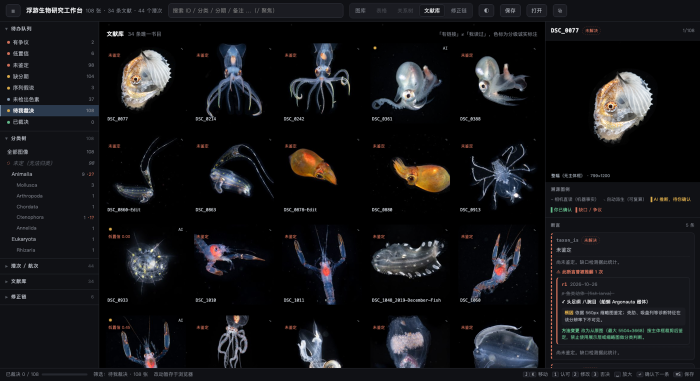
#> input picture workbench/diag_refs.png, 1400 x 761 px (shown at 1/2 size)
$ python -i kin_features.py   (imports and definitions only)
#> lines starting #> are read from the running program, lines starting #| are printed output that depends on the picture
#!/usr/bin/env python3
# -*- coding: utf-8 -*-
"""
kin_features.py — 形态判别的视觉特征（v2）

为什么重做特征（v1 的失败）
--------------------------
v1 用「色素色相直方图 0.42 + 亮度 0.22 + 占比 0.16 + 形态 0.20」，
实测聚出的 C06 簇 maxd=0.096（全场最低之一），却把螺壳、水母钟、带棘幼体、
章鱼四种完全不同的生物归到一起。根因：黑水照片里所有胶质生物都是
「黑底上的半透明白蓝」，颜色直方图高度雷同，0.42 的颜色权重压倒了形态差异。

v2 的判别核心：**轮廓半径函数的频谱**
从主体质心出发，按 72 个角度（每 5°）向外射线，记录最远前景距离 r(θ)，
归一化后做 DFT 取幅值谱。这个特征直接编码「有几条腕 / 几道棘 / 是否圆形」：
  * 章鱼八腕     → f=8 附近有大峰
  * 水母钟形     → 低频集中、高频弱（接近圆）
  * 带棘幼体     → 高频能量强（多个尖锐小峰）
  * 螺壳螺旋     → 频谱平缓但质心偏移大
幅值谱天然旋转不变，均值归一化天然尺度不变——正好匹配「同一生物不同角度」。

辅以：
  * Hu 矩 7 个（平移/尺度/旋转不变的形状不变量）
  * 欧拉数（孔洞数：螺壳与水母的腔、多毛类的体节间隙）
  * 凸包实度 solidity（腕展开 vs 紧凑壳体）
颜色权重降到 0.12，仅作辅助（色素型仍有分类学意义，但不能主导）。

⚠ 本脚本只产出特征与候选对，**不产出任何「同一生物」结论**。
结论由逐簇目视核验后写入 kinship.json。
"""

import json
import math
import os
import sys
from collections import defaultdict, deque

try:
    from PIL import Image
except ImportError:
    sys.exit("ERROR: 需要 PIL，请用系统 /usr/bin/python3 运行")

WB = "/Users/jialingcai/Documents/qwen-agent/NZKKxizmz2/default/plankton-workbench"
DETAIL_DIR = os.path.join(WB, "assets", "detail")
DERIVED = os.path.join(WB, "assets", "derived.json")
OUT = os.path.join(WB, "data", "kin_features.json")

SHAPE_PX = 128          # 形状分析采样边长（够用且快）
N_ANG = 72              # 半径函数采样角数（每 5°）
N_FREQ = 14             # 保留的频谱低频个数
W_RAD, W_HU, W_EULER, W_COLOR = 0.52, 0.22, 0.14, 0.12


# ---------------------------------------------------------------- 基础
def luma(r, g, b):
    return 0.299 * r + 0.587 * g + 0.114 * b


def rgb2hsv(r, g, b):
    mx, mn = max(r, g, b), min(r, g, b)
    v = mx / 255.0
    s = 0.0 if mx == 0 else (mx - mn) / mx
    if mx == mn:
        return 0.0, s, v
    dd = mx - mn
    if mx == r:
        h = ((g - b) / dd) % 6
    elif mx == g:
        h = (b - r) / dd + 2
    else:
        h = (r - g) / dd + 4
    return h * 60.0, s, v


def norm(v):
    s = sum(v)
    return [x / s for x in v] if s > 0 else [0.0] * len(v)


def largest_component(mask, w, h):
    """BFS 取最大连通分量，返回像素坐标集合。纯 Python，128×128 足够快。"""
    seen = [[False] * w for _ in range(h)]
    best = []
    for sy in range(h):
        for sx in range(w):
            if not mask[sy * w + sx] or seen[sy][sx]:
                continue
            comp = []
            q = deque([(sx, sy)])
            seen[sy][sx] = True
            while q:
                x, y = q.popleft()
                comp.append((x, y))
                for dx, dy in ((1, 0), (-1, 0), (0, 1), (0, -1),
                               (1, 1), (1, -1), (-1, 1), (-1, -1)):
                    nx, ny = x + dx, y + dy
                    if 0 <= nx < w and 0 <= ny < h and not seen[ny][nx] \
                            and mask[ny * w + nx]:
                        seen[ny][nx] = True
                        q.append((nx, ny))
            if len(comp) > len(best):
                best = comp
    return best


def radius_signature(pts, w, h):
    """半径函数 r(θ) → 归一化 → DFT 幅值谱。旋转/尺度不变。"""
    if len(pts) < 20:
        return [0.0] * N_FREQ, 0.0
    cx = sum(p[0] for p in pts) / len(pts)
    cy = sum(p[1] for p in pts) / len(pts)
    pset = set(pts)
    # 边界点：4 邻域内有非前景的
    bnd = [(x, y) for (x, y) in pts
           if any((x + dx, y + dy) not in pset
                  for dx, dy in ((1, 0), (-1, 0), (0, 1), (0, -1)))] or pts
    r_of = []
    for k in range(N_ANG):
        th = 2 * math.pi * k / N_ANG
        ct, st = math.cos(th), math.sin(th)
        best = 0.0
        # 沿射线找最远边界点投影
        for (x, y) in bnd:
            dx, dy = x - cx, y - cy
            proj = dx * ct + dy * st
            if proj > best:
                perp = abs(-dx * st + dy * ct)
                if perp < max(3.0, 0.10 * max(w, h)):
                    best = proj
        r_of.append(max(best, 1e-6))
    mean = sum(r_of) / len(r_of)
    rn = [r / mean for r in r_of]          # 尺度不变
    # DFT 幅值谱（低频 N_FREQ 个），旋转不变
    spec = []
    for f in range(1, N_FREQ + 1):
        re = sum(rn[t] * math.cos(2 * math.pi * f * t / N_ANG) for t in range(N_ANG))
        im = -sum(rn[t] * math.sin(2 * math.pi * f * t / N_ANG) for t in range(N_ANG))
        spec.append(math.hypot(re, im) / N_ANG)
    mx = max(spec) or 1.0
    spec = [s / mx for s in spec]          # 幅值归一，消除整体复杂度差异
    return [round(s, 5) for s in spec], round(max(w, h) and mean / max(w, h), 4)


def hu_moments(pts, w, h):
    """Hu 7 矩。经典形状不变量，对旋转/尺度/镜像稳定。"""
    n = len(pts)
    if n < 10:
        return [0.0] * 7
    cx = sum(p[0] for p in pts) / n
    cy = sum(p[1] for p in pts) / n
    m = defaultdict(float)
    for x, y in pts:
        dx, dy = x - cx, y - cy
        for p_ in range(4):
            for q_ in range(4):
                if p_ + q_ <= 3:
                    m[(p_, q_)] += (dx ** p_) * (dy ** q_)
    for k in m:
        m[k] /= n
    n00 = m[(0, 0)] or 1.0
    n20 = m[(2, 0)] / n00; n02 = m[(0, 2)] / n00; n11 = m[(1, 1)] / n00
    n30 = m[(3, 0)] / n00; n03 = m[(0, 3)] / n00
    n21 = m[(2, 1)] / n00; n12 = m[(1, 2)] / n00
    h1 = n20 + n02
    h2 = (n20 - n02) ** 2 + 4 * n11 ** 2
    h3 = (n30 - 3 * n12) ** 2 + (3 * n21 - n03) ** 2
    h4 = (n30 + n12) ** 2 + (n21 + n03) ** 2
    h5 = ((n30 - 3 * n12) * (n30 + n12) *
          ((n30 + n12) ** 2 - 3 * (n21 + n03) ** 2) +
          (3 * n21 - n03) * (n21 + n03) *
          (3 * (n30 + n12) ** 2 - (n21 + n03) ** 2))
    h6 = ((n20 - n02) * ((n30 + n12) ** 2 - (n21 + n03) ** 2) +
          4 * n11 * (n30 + n12) * (n21 + n03))
    h7 = ((3 * n21 - n03) * (n30 + n12) *
          ((n30 + n12) ** 2 - 3 * (n21 + n03) ** 2) -
          (n30 - 3 * n12) * (n21 + n03) *
          (3 * (n30 + n12) ** 2 - (n21 + n03) ** 2))
    hu = [h1, h2, h3, h4, h5, h6, h7]
    # 对数压缩，避免量级悬殊
    out = []
    for v in hu:
        a = abs(v)
        out.append(round(math.copysign(math.log10(a + 1e-30), v), 4))
    return out


def euler_and_hull(pts, w, h):
    """孔洞数与凸包实度。

    ⚠ 只保留**旋转不变**的量。v2 初版把包围盒长宽比 (bw/bh, bw, bh) 也放进来，
    但包围盒对旋转敏感：同一只栉水母转 45° 后包围盒长宽比改变，
    导致 topo 距离 1.60，把地面真值对拖垮（实测 burst 召回仅 38%）。
    孔洞数与实度（前景/凸包或前景/bbox 面积比里取实度）才是旋转不变的。
    """
    n = len(pts)
    if n < 10:
        return 0.0, 0.0
    xs = [p[0] for p in pts]; ys = [p[1] for p in pts]
    x0, x1, y0, y1 = min(xs), max(xs), min(ys), max(ys)
    bw, bh = x1 - x0 + 1, y1 - y0 + 1
    if bw * bh < 16:
        return 0.0, 1.0
    pset = set(pts)
    seen = set()
    holes = 0
    for sy in range(y0, y1 + 1):
        for sx in range(x0, x1 + 1):
            if (sx, sy) in pset or (sx, sy) in seen:
                continue
            comp = []
            q = deque([(sx, sy)])
            seen.add((sx, sy))
            touch = False
            while q:
                x, y = q.popleft()
                comp.append((x, y))
                if x in (x0, x1) or y in (y0, y1):
                    touch = True
                for dx, dy in ((1, 0), (-1, 0), (0, 1), (0, -1)):
                    nx, ny = x + dx, y + dy
                    if x0 <= nx <= x1 and y0 <= ny <= y1 and (nx, ny) not in seen \
                            and (nx, ny) not in pset:
                        seen.add((nx, ny))
                        q.append((nx, ny))
            if not touch and len(comp) >= 4:
                holes += 1
    # 实度：前景面积 / 包围盒面积（旋转敏感弱于长宽比，且能区分展开腕 vs 紧凑壳）
    solidity = n / (bw * bh) if bw * bh else 0.0
    return float(holes), round(min(1.0, solidity), 4)


def color_hist(rgb_small):
    """颜色仅作辅助：色素色相 8 bin + 组织亮度 6 bin。"""
    hue = [0.0] * 8
    lum = [0.0] * 6
    px = list(rgb_small.getdata())
    lums = sorted(luma(*p) for p in px)
    n = len(lums)
    if not n:
        return [0.0] * 14
    wbase = lums[min(n - 1, int(n * 0.25))]
    T = max(wbase * 1.35, wbase + 14, 16)
    for (r, g, b) in px:
        L = luma(r, g, b)
        if L < T:
            continue
        lum[min(5, int(L / 256 * 6))] += 1
        hh, s, v = rgb2hsv(r, g, b)
        if s >= 0.22:
            hue[min(7, int(hh / 360 * 8))] += 1
    return [round(x, 5) for x in norm(hue) + norm(lum)]


def feats_for(path):
#> called with path = '../diag_refs.png'
    im = Image.open(path).convert("RGB")
#> im is the input picture: PIL image 1400x761 RGB; mean R, G, B 21.6, 21.8, 24.1
    W, H = im.size
#> W = 1400; H = 761
    s = SHAPE_PX / max(W, H)
#> s = 0.0914
    if s < 1:
        im = im.resize((max(1, round(W * s)), max(1, round(H * s))), Image.LANCZOS)
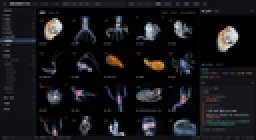
#> im: PIL image 128x70 RGB (shown 2 times larger); mean R, G, B 21.9, 22.1, 24.4
    w, h = im.size
#> w = 128; h = 70
    rgb = list(im.getdata())
#> rgb = 8960 items, first 6: (16, 17, 21), (19, 20, 25), (18, 19, 24), (19, 20, 24), (14, 15, 19), (5, 6, 10)
    gray = im.convert("L")
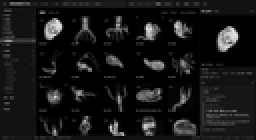
#> gray: PIL image 128x70 L (shown 2 times larger); min 0, max 234, mean 22.3
    gpx = list(gray.getdata())
#> gpx = 8960 values, max 234 at index 1308, min 0 at index 531, mean 22.26
    lums = sorted(gpx)
#> lums = 8960 values from 0 to 234
    n = len(lums)
#> n = 8960
    wbase = lums[min(n - 1, int(n * 0.25))]
#> wbase = 0
    T = max(wbase * 1.35, wbase + 14, 16)
#> T = 16
    mask = [L >= T for L in gpx]
#> mask = 8960 items, first 6: True, True, True, True, False, False
    fg_n = sum(mask)
#> fg_n = 4281
    if fg_n < 30:
        return None
    pts = largest_component(mask, w, h)
#> pts = 3077 pairs, first value 0 to 127, second value 0 to 69
    spec, rel_r = radius_signature(pts, w, h)
#> in radius_signature, `cx = sum(p[0] for p in pts) / len(pts)`: cx = 61.36
#> in radius_signature, `cy = sum(p[1] for p in pts) / len(pts)`: cy = 39.45
#> in radius_signature, `pset = set(pts)`: pset = 3077 items
#> in radius_signature, `bnd = [(x, y) for (x, y) in pts if any((x + dx, y + dy) not in pset fo..`: bnd = 1067 pairs, first value 0 to 127, second value 0 to 69
#> after the loop in radius_signature, `for k in range(N_ANG):`: perp = 0.291; r_of = 72 values, max 76.57 at index 66, min 29.55 at index 18, mean 56.19
#> in radius_signature, `mean = sum(r_of) / len(r_of)`: mean = 56.19
#> in radius_signature, `rn = [r / mean for r in r_of]`: rn = 72 values, max 1.36 at index 66, min 0.526 at index 18, mean 1
#> the loop in radius_signature, `for f in range(1, N_FREQ + 1):` made 14 passes
#> (re, im) on passes 1 to 12: (0.88, 3.87), (11.2, 0.0496), (0.346, 0.198), (-3.88, -0.0944), (-0.126, -0.986), (-2.5, -0.264), (-0.154, -0.58), (-0.521, -0.215), (0.0426, 0.0017), (0.583, -0.0516), (0.146, 0.0342), (0.0662, -0.0392)
#> after the loop in radius_signature, `for f in range(1, N_FREQ + 1):`: spec = [0.0551, 0.156, 0.00554, 0.0539, 0.0138, 0.0349, 0.00833, 0.00783, 0.000593, 0.00813, 0.00208, 0.00107, 0.0034, 0.00132]
#> in radius_signature, `mx = max(spec) or 1.0`: mx = 0.156
#> in radius_signature, `spec = [s / mx for s in spec]`: spec = [0.354, 1, 0.0356, 0.346, 0.0888, 0.224, 0.0535, 0.0503, 0.00381, 0.0522, 0.0134, 0.00687, 0.0218, 0.0085]
#> rel_r = 0.439
    hu = hu_moments(pts, w, h)
#> in hu_moments, `n = len(pts)`: n = 3077
#> in hu_moments, `cx = sum(p[0] for p in pts) / n`: cx = 61.36
#> in hu_moments, `cy = sum(p[1] for p in pts) / n`: cy = 39.45
#> the loop in hu_moments, `for x, y in pts:` made 3077 passes
#> (x, y, dx, dy) on passes 1 to 3: (0, 0, -61.36, -39.45), (1, 0, -60.36, -39.45), (0, 1, -61.36, -38.45)
#> after the loop in hu_moments, `for x, y in pts:`: m = 10 items
#> the loop in hu_moments, `for k in m:` made 10 passes
#> k on passes 1 to 10: (0, 0), (0, 1), (0, 2), (0, 3), (1, 0), (1, 1), (1, 2), (2, 0), (2, 1), (3, 0)
#> in hu_moments, `n00 = m[(0, 0)] or 1.0`: n00 = 1
#> in hu_moments, `n20 = m[2, 0] / n00`: n20 = 2260.1
#> in hu_moments, `n02 = m[0, 2] / n00`: n02 = 559.9
#> in hu_moments, `n11 = m[1, 1] / n00`: n11 = 172.8
#> in hu_moments, `n30 = m[3, 0] / n00`: n30 = 435.7
#> in hu_moments, `n03 = m[0, 3] / n00`: n03 = -6150.1
#> in hu_moments, `n21 = m[2, 1] / n00`: n21 = 566.8
#> in hu_moments, `n12 = m[1, 2] / n00`: n12 = 264.3
#> in hu_moments, `h1 = n20 + n02`: h1 = 2820
#> in hu_moments, `h2 = (n20 - n02) ** 2 + 4 * n11 ** 2`: h2 = 3010051.8
#> in hu_moments, `h3 = (n30 - 3 * n12) ** 2 + (3 * n21 - n03) ** 2`: h3 = 61758208.2
#> in hu_moments, `h4 = (n30 + n12) ** 2 + (n21 + n03) ** 2`: h4 = 31663528.1
#> in hu_moments, `h5 = ((n30 - 3 * n12) * (n30 + n12) * ((n30 + n12) ** 2 - 3 * (n21 + n..`: h5 = 1.33e+15
#> in hu_moments, `h6 = ((n20 - n02) * ((n30 + n12) ** 2 - (n21 + n03) ** 2) + 4 * n11 * ..`: h6 = -5.49e+10
#> in hu_moments, `h7 = ((3 * n21 - n03) * (n30 + n12) * ((n30 + n12) ** 2 - 3 * (n21 + n..`: h7 = -4.52e+14
#> in hu_moments, `hu = [h1, h2, h3, h4, h5, h6, h7]`: hu = [2820, 3010051.8, 61758208.2, 31663528.1, 1.33e+15, -5.49e+10, -4.52e+14]
#> the loop in hu_moments, `for v in hu:` made 7 passes
#> (v, a) on passes 1, 2, 3, 4, 6, 7: (2820, 2820), (3010051.8, 3010051.8), (61758208.2, 61758208.2), (31663528.1, 31663528.1), (-5.49e+10, 5.49e+10), (-4.52e+14, 4.52e+14)
#> a on pass 5: 1.33e+15
#> after the loop in hu_moments, `for v in hu:`: out = [3.45, 6.48, 7.79, 7.5, 15.12, -10.74, -14.66]
#> hu = [3.45, 6.48, 7.79, 7.5, 15.12, -10.74, -14.66]
    holes, sol = euler_and_hull(pts, w, h)
#> in euler_and_hull, `n = len(pts)`: n = 3077
#> in euler_and_hull, `xs = [p[0] for p in pts]`: xs = 3077 values, max 127 at index 1916, min 0 at index 0, mean 61.36
#> in euler_and_hull, `ys = [p[1] for p in pts]`: ys = 3077 values, max 69 at index 1337, min 0 at index 0, mean 39.45
#> in euler_and_hull, `x0, x1, y0, y1 = min(xs), max(xs), min(ys), max(ys)`: x0 = 0; x1 = 127; y0 = 0; y1 = 69
#> in euler_and_hull, `bw, bh = x1 - x0 + 1, y1 - y0 + 1`: bw = 128; bh = 70
#> in euler_and_hull, `pset = set(pts)`: pset = 3077 items
#> in euler_and_hull, `solidity = n / (bw * bh) if bw * bh else 0.0`: solidity = 0.343
#> holes = 12; sol = 0.343
    col = color_hist(im)
#> in color_hist, `px = list(rgb_small.getdata())`: px has the same summary as rgb in feats_for
#> in color_hist, `lums = sorted(luma(*p) for p in px)`: lums = 8960 values from 0 to 233.6
#> in color_hist, `n = len(lums)`: n = 8960
#> in color_hist, `wbase = lums[min(n - 1, int(n * 0.25))]`: wbase = 0
#> in color_hist, `T = max(wbase * 1.35, wbase + 14, 16)`: T = 16
#> the loop in color_hist, `for (r, g, b) in px:` made 8960 passes
#> (r, g, b, L, mx in rgb2hsv, mn in rgb2hsv, v, s) on passes 1 to 3: (16, 17, 21, 17.16, 21, 16, 0.0824, 0.238), (19, 20, 25, 20.27, 25, 19, 0.098, 0.24), (18, 19, 24, 19.27, 24, 18, 0.0941, 0.25)
    xs = [p[0] for p in pts]; ys = [p[1] for p in pts]
    bw = (max(xs) - min(xs) + 1) / w
    bh = (max(ys) - min(ys) + 1) / h
    return {
        "spec": spec,
        "hu": hu,
        # topo 只含旋转不变量：孔洞数、实度、（归一化相对尺寸）
        "topo": [holes, sol, round(fg_n / n, 4)],
        "color": col,
        "bbox_frac": [round(bw, 4), round(bh, 4)],   # 仅记录，不参与距离
        "fg_frac": round(fg_n / n, 4),
        "T": round(T, 1), "w": w, "h": h,
    }


# ---------------------------------------------------------------- 距离
def l2(a, b):
    return math.sqrt(sum((x - y) ** 2 for x, y in zip(a, b)))


# [89 lines left out: functions standardize_hu, dist, main, not called in this run]


# [2 lines not run here, left out]

>>> result = feats_for('../diag_refs.png')
